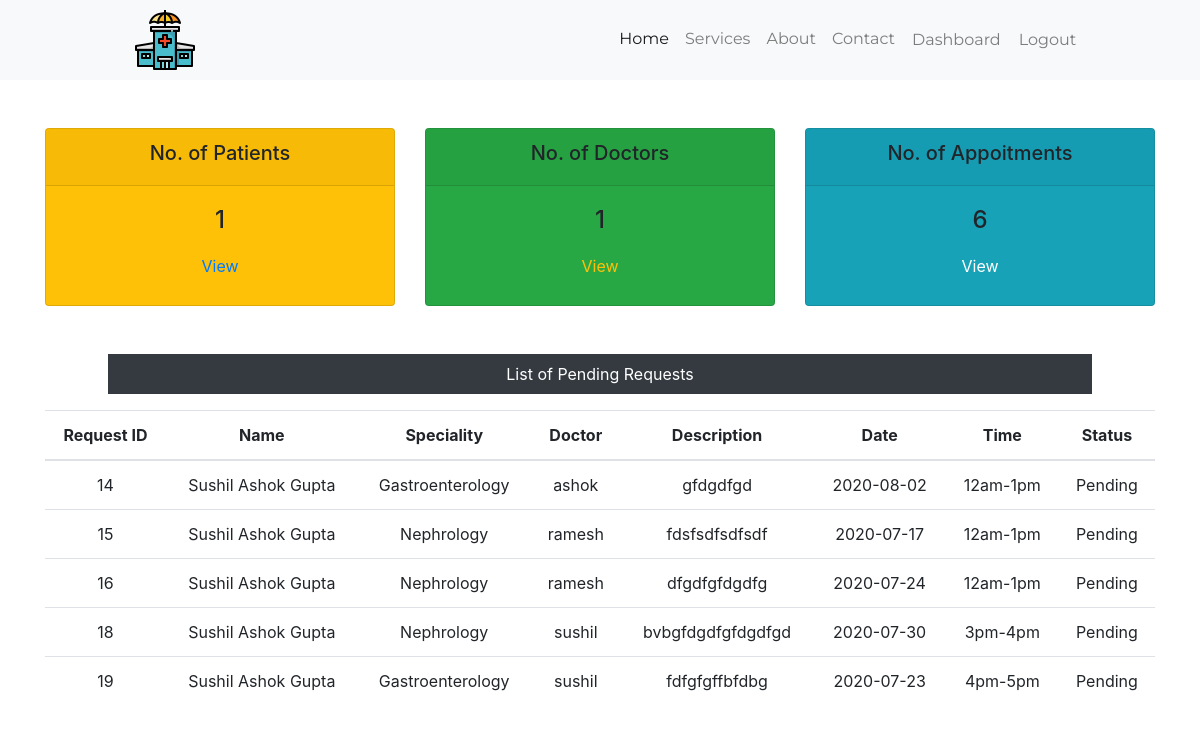
The app's page /HospitalDashboard.php with its own data.
### tables this page shows
CREATE TABLE `booking` (
  `bid` int(255) NOT NULL,
  `blocation` varchar(255) NOT NULL,
  `bspecial` varchar(255) NOT NULL,
  `bdoctor` varchar(255) NOT NULL,
  `bname` varchar(255) NOT NULL,
  `bemail` varchar(255) NOT NULL,
  `bcontact` varchar(255) NOT NULL,
  `bgender` varchar(255) NOT NULL,
  `bage` varchar(255) NOT NULL,
  `bdescription` varchar(255) NOT NULL,
  `bdate` date NOT NULL,
  `btime` varchar(255) NOT NULL,
  `bstatus` varchar(255) NOT NULL
);

### HospitalDashboard.php (the view, shortened to what this page needs)
<?php
include 'DBcon.php';
$sqlquery1="select * from registration";
$query1=mysqli_query($con,$sqlquery1);
$nums1=mysqli_num_rows($query1);
$sqlquery2="select * from dregistration";
$query2=mysqli_query($con,$sqlquery2);
$nums2=mysqli_num_rows($query2);
$sqlquery3="select * from booking";
$query3=mysqli_query($con,$sqlquery3);
$nums3=mysqli_num_rows($query3);
?>
<!DOCTYPE html>
<html lang="en">
<head>
    <?php include 'AllLinks.php' ?>
</head>
<body>
<nav class="navbar navbar-expand-lg navbar-light bg-light">
        <img src="./Icons/hospital.png" class="img-fluid" alt="">
      <div class="collapse navbar-collapse" id="collapsibleNavId">
        <ul class="navbar-nav ml-auto mt-2 mt-lg-0">
          <li class="nav-item active">
            <a class="nav-link" href="Index.php">Home <span class="sr-only">(current)</span></a>
          </li>
          <li class="nav-item">
            <a class="nav-link" href="#">Services</a>
          </li>
          <li class="nav-item">
            <a class="nav-link" href="#">About</a>
          </li>
          <li class="nav-item">
            <a class="nav-link" href="#">Contact</a>
          </li>
          <li class="nav-item">
            <a class="nav-link btn btn-outline-light" href="HospitalDashboard.php">Dashboard</a>
          </li>
          <li class="nav-item">
            <a class="nav-link btn btn-outline-light" href="Logout.php">Logout</a>
          </li>
        </ul>
      </div>
</nav>
    <div class="container mt-5">
        <div class="row">
            <div class="col-sm-4">
                <div class="card bg-warning text-center">
                    <div class="card-header">
                        <h5>No. of Patients</h5>
                    </div>
                    <div class="card-body">
                        <div class="card-title">
                            <h4><?php {echo $nums1;} ?></h4>
                        </div>
                    <a href="NPatients.php" class="btn btn-block text-primary ">View</a>
                    </div>
                </div>
            </div>
            <div class="col-sm-4">
                <div class="card bg-success text-center">
                    <div class="card-header">
                        <h5>No. of Doctors</h5>
                    </div>
                    <div class="card-body">
                        <div class="card-title">
                            <h4><?php {echo $nums2;} ?></h4>
                        </div>
                    <a href="NDoctors.php" class="btn btn-block text-warning ">View</a>
                    </div>
                </div>
            </div>
            <div class="col-sm-4">
                <div class="card bg-info text-center">
                    <div class="card-header">
                        <h5>No. of Appoitments</h5>
                    </div>
                    <div class="card-body">
                        <div class="card-title">
                            <h4><?php {echo $nums3;} ?></h4>
                        </div>
                    <a href="NBooking.php" class="btn btn-block text-white ">View</a>
                    </div>
                </div>
            </div>
        </div>
    </div>
    <div class="container text-center">
        <div class="row mx-5 mt-5 text-center">
            <div class="col-md-12">
            <p class="bg-dark text-white p-2">List of Pending Requests</p>
            </div>
        </div>
        <?php
            $sql="select * from booking";
            $result=$con->query($sql);
            if($result->num_rows>0){
                echo'
                <div class="row">
                <div class="col">
                <table class="table">
                  <thead>
                    <tr>
                      <th scope="col">Request ID</th>
                      <th scope="col">Name</th>
                      <th scope="col">Speciality</th>
                      <th scope="col">Doctor</th>
                      <th scope="col">Description</th>
                      <th scope="col">Date</th>
                      <th scope="col">Time</th>
                      <th scope="col">Status</th>
                    </tr>
                  </thead>
                  <tbody>';
                  while($row=$result->fetch_assoc()){
                      if($row['bstatus']==0 || $row['bstatus']==""){
                        $row['bstatus']="Pending";
                        echo'<tr>';
                        echo'<td>'.$row['bid'].'</td>';
                        echo'<td>'.$row['bname'].'</td>';
                        echo'<td>'.$row['bspecial'].'</td>';
                        echo'<td>'.$row['bdoctor'].'</td>';
                        echo'<td>'.$row['bdescription'].'</td>';
                        echo'<td>'.$row['bdate'].'</td>';
                        echo'<td>'.$row['btime'].'</td>';
                        echo'<td>'.$row['bstatus'].'</td>';
                        echo'</tr>';
                     }elseif($row['bstatus']==1){
                        $row['bstatus']="Conform";
                      }else{
                        echo'<div class="alert alert-warning" role="alert">No Pending Status Found</div>';
                      }
                  };
            }else{
                echo'<div class="alert alert-warning" role="alert">No Result Found</div>';
            }
        ?>
    </div>
</body>
</html>

### AllLinks.php (shortened to what this page needs)
<link rel="stylesheet" href="https://maxcdn.bootstrapcdn.com/bootstrap/4.5.0/css/bootstrap.min.css">
<link rel="stylesheet" href="nav.css">

### nav.css (style rules this page uses)
* { margin: 0%; padding: 0%; }
.navbar img { margin-left: 10%; }
.collapse ul { margin-right: 10% !important; }
.navbar-nav a { font-family:Montserrat; }

### records on screen
booking: bid "14", bname "Sushil Ashok Gupta", bspecial "Gastroenterology", bdoctor "ashok", bdescription "gfdgdfgd", bdate "2020-08-02", btime "12am-1pm", bstatus "Pending"
booking: bid "15", bname "Sushil Ashok Gupta", bspecial "Nephrology", bdoctor "ramesh", bdescription "fdsfsdfsdfsdf", bdate "2020-07-17", btime "12am-1pm", bstatus "Pending"
booking: bid "16", bname "Sushil Ashok Gupta", bspecial "Nephrology", bdoctor "ramesh", bdescription "dfgdfgfdgdfg", bdate "2020-07-24", btime "12am-1pm", bstatus "Pending"
booking: bid "18", bname "Sushil Ashok Gupta", bspecial "Nephrology", bdoctor "sushil", bdescription "bvbgfdgdfgfdgdfgd", bdate "2020-07-30", btime "3pm-4pm", bstatus "Pending"
booking: bid "19", bname "Sushil Ashok Gupta", bspecial "Gastroenterology", bdoctor "sushil", bdescription "fdfgfgffbfdbg", bdate "2020-07-23", btime "4pm-5pm", bstatus "Pending"

### other values on screen
$nums1 "1"
$nums2 "1"
$nums3 "6"
